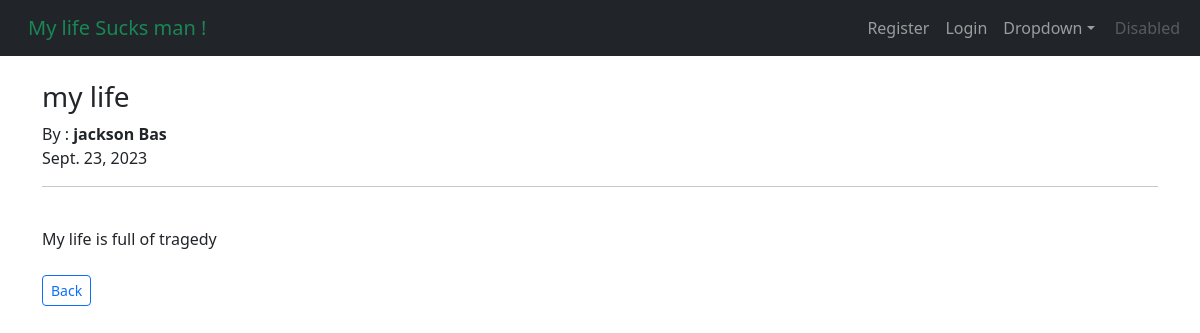
The app's page /article/10 with its own data.
### theblogpost/models.py (models this page shows, shortened)
class Post(models.Model):
    title = models.CharField(max_length=255)
    title_tag = models.CharField(max_length=255, default="Hello wordl buddies !!!")
    author = models.ForeignKey(User, on_delete=models.CASCADE)
    body = RichTextField(blank=True,null=True)
    post_date = models.DateField(auto_now_add=True)

### theblogpost/views.py (the view)
# urls.py: path("article/<int:pk>", DetailsView.as_view(), name="article-detail"),
class DetailsView(DetailView):
    model = Post
    template_name = 'details.html'

### theblogpost/templates/details.html (shortened to what this page needs)
{% extends  'base.html' %}
{% block content  %}
<h3>{{post.title}}</h3>
    By : <strong>{{post.author.first_name}}
    {{post.author.last_name}} </strong>
         <br> {{post.post_date}}
<br/>
<hr>
<br>
{{post.body | safe}}
<br/><br/>
<a href="{%  url 'home' %}" class="btn btn-outline-primary btn-sm"> Back </a>
{% endblock %}

### records on screen
Post: title "my life", author.first_name "jackson", author.last_name "Bas", post_date "Sept. 23, 2023", body "My life is full of tragedy"
